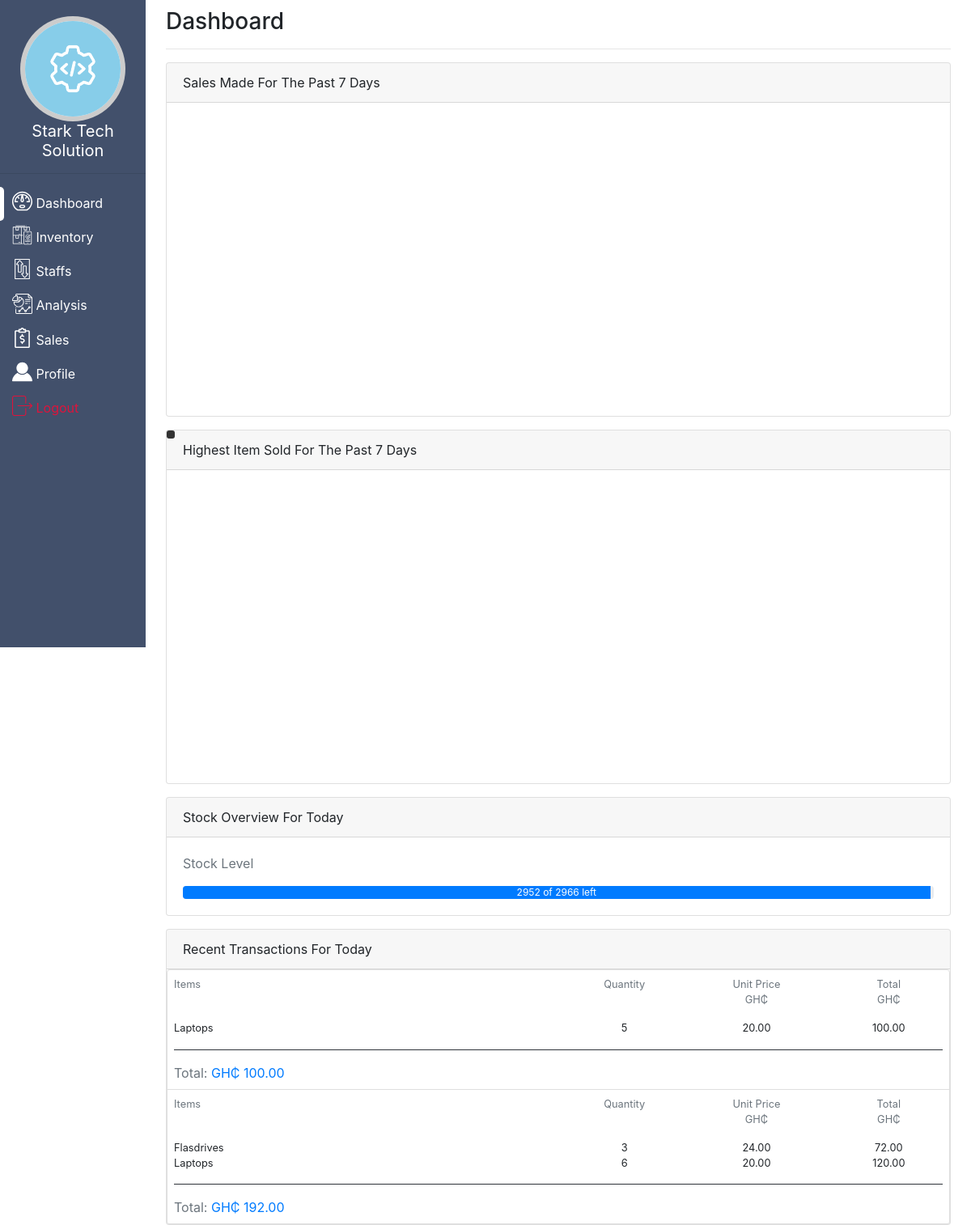
The page /dashboard/ (signed in) on the database its author committed.
### app/models.py (models this page shows, shortened)
class CompanyDetails(models.Model):
    user = models.OneToOneField(User,on_delete = models.CASCADE)
    name = models.CharField(max_length = 100)
    image = models.ImageField(upload_to = 'company_logo',default = "default_company_logo.png")
    mobile1 = models.CharField(max_length = 30)
    mobile2 = models.CharField(max_length = 30, null = True, blank  = True)
    location = models.CharField(max_length = 200)

class Transaction(models.Model):
    company = models.ForeignKey(CompanyDetails,on_delete = models.CASCADE)
    total = models.DecimalField(max_digits = 65,decimal_places = 2)
    date = models.DateField(default = timezone.now)
    class Meta:
        ordering = ['-date']

class TransactionItem(models.Model):
    transaction = models.ForeignKey(Transaction,on_delete = models.CASCADE)
    product_name = models.CharField(max_length = 200)
    product_price = models.DecimalField(decimal_places = 2,max_digits = 1000,default = '0.00')
    product_quantity = models.PositiveIntegerField(default = 1)
    total = models.DecimalField(decimal_places = 2,max_digits = 1000,default = '0.00')

### app/views.py (the view)
# urls.py: path('dashboard/',app_views.IndexView.as_view(),name = 'home'),
class IndexView(generic.View):
    template_name = 'app/dashboard.html'
    @method_decorator(user_passes_test(test_func = lambda x : x.is_superuser))
    @method_decorator(login_required)
    def dispatch(self,request,*args,**kwargs):
        todays_date = date.today()
        transactions = request.user.companydetails.transaction_set.filter(date = todays_date)[:10]
        try:
            utils.reset_data(request.user.companydetails,RevenueAnalysis,StockOverview)
            user_stock = request.user.companydetails.stockoverview
            if user_stock.stock_left() > 0:
                stock = {
                    'width':user_stock.stock_left()/user_stock.stock,
                    'max': user_stock.stock,
                    'text': f"{user_stock.stock_left()} of {user_stock.stock} left",
                    'value': user_stock.stock_left()
                }
            else:
                stock = False
        except StockOverview.DoesNotExist:
            stock = False
        context = {
            'transactions': transactions,
            'stock':stock
        }
        response =  render(request,self.template_name,context)
        return response

### app/models.py (called while the page is built)
    def stock_left(self):
        return self.stock - self.stock_sold

### app/utils.py (called while the page is built)
def reset_data(company,model1,model2):
    try:
        todays_date = date.today()
        rev = model1.objects.get(company = company,date = todays_date)
    except model1.DoesNotExist:
        rev = model1(company = company,date = todays_date)
        rev.save()
        products = company.product_set.all()
        quantity = 0
        for product in products:
            quantity += product.quantity
        try:
            stock_overview = model2.objects.get(company = company)
            stock_overview.stock = quantity
            stock_overview.stock_sold = 0
            stock_overview.save()
        except model2.DoesNotExist:
            stock_overview = model2(company = company,stock = quantity,stock_sold = 0)
            stock_overview.save()

### app/templates/app/dashboard.html (shortened to what this page needs)
{% extends 'app/base.html' %}
{% load static %}
{% block content %}
    <div class="container-fluid">
        <h3>Dashboard</h3><hr/>
        <div class="card">
            <div class="card-header">Sales Made For The Past 7 Days</div>
            <canvas id="chart1" width="100%" height="40%"></canvas>
        </div>
        <div class="card mt-3">
            <div class="card-header">Highest Item Sold For The Past 7 Days</div>
            <canvas id="chart2" width="100%" height="40%"></canvas>
            <div class="chartjs-tooltip text-light" id="tooltip-0" style="transition: all .2s ease-in-out;font-family:sans-serif;font-style: normal;font-size: 12px;padding: 5px;border-radius: 3px; background: rgba(0,0,0,.8);position: absolute;"></div>
        </div>
        <div class = 'card mt-3'>
            <div class="card-header">Stock Overview For Today</div>
            <div class="card-body">
                {% if stock %}
                    <p class="text-muted">Stock Level</p>
                    <div class="progress">
                        <div class="progress-bar" role="progressbar" aria-valuenow = "{{ user.stockoverview.stock_left }}" style="width: calc(({{ stock.width }}) * 100%);" aria-valuemin = '0' aria-valuemax = '{{ stock.max }}'>{{ stock.text}}</div>
                    </div>
                {% else %}
                    <h4 class="text-center text-muted">You Have No Stocks</h4>
                {% endif %}
            </div>
        </div>
        <div class="card mt-3 mb-5">
            <div class="card-header">Recent Transactions For Today</div>
            {% if transactions %}
                <ul class = 'list-group'>
                    {% for transaction in transactions %}
                        <li class="list-group-item p-2">
                            <div class="row">
                                <div class="col-6 col-md-6">
                                    <p class="text-muted small">Items</p>
                                </div>
                                <div class="col-3 col-md-2">
                                    <p class="text-muted small text-center">Quantity</p>
                                </div>
                                <div class="col-3 col-md-2">
                                    <p class="text-muted small text-center">Unit Price<br/>GH&#8373;</p>
                                </div>
                                <div class="col-0 col-md-2">
                                    <p class="text-muted small text-center transaction-total">Total<br/>GH&#8373;</p>
                                </div>
                            </div>
                            {% for item in transaction.transactionitem_set.all %}
                                <div class="row">
                                    <div class="col-6 col-md-6">
                                        <p class="small m-auto">{{item.product_name}}</p>
                                    </div>
                                    <div class="col-3 col-md-2">
                                        <p class=" small text-center m-auto">{{item.product_quantity}}</p>
                                    </div>
                                    <div class="col-3 col-md-2">
                                        <p class=" small text-center m-auto">{{ item.product_price }}</p>
                                    </div>
                                    <div class="col-0 col-md-2">
                                        <p class=" small text-center m-auto transaction-total">{{ item.total }}</p>
                                    </div>
                                </div>
                            {% endfor %}
                            <hr class = 'bg-dark'/>
                            <p class = 'mt-2 mb-0 text-secondary'>Total: <span class = 'text-primary'>GH&#8373; {{transaction.total}}</span></p>
                        </li>
                    {% endfor %}
                </ul>
            {% else%}
                <div class="card-body">
                    <h4 class="text-muted text-center">No Transactions Has Been Made For Today</h4>
                </div>
            {% endif %}
        </div>
    </div>
{% endblock %}

### app/templates/app/base.html (shortened to what this page needs)
{% load static %}
<!DOCTYPE html>
<html lang="en">
<head>
    <link rel="stylesheet" href="{% static 'app\bootstrap.min.css' %}">
</head>
<body>
   <div id="side-menu">
       <img src="{{ user.companydetails.image.url }}" style ='background: white;width: 130px;border-radius: 50%;height: 130px;border: 6px solid rgba(0,0,0,.2);margin-top: 20px' alt="">
       <h5 style="font-weight: 400;">{{ user.companydetails.name }}</h5>
       <hr/>
       <ul>
           <li><a href="{% url 'app:home' %}" id="active">
              <img src="{% static 'app/images/dashboard.svg' %}" style="width: 25px;position: relative;bottom:4px" alt="">
               <span>Dashboard</span>
            </a></li>
           <li><a href="{% url 'app:inventory' %}">
              <img src="{% static 'app/images/inventory.svg' %}" style="width: 25px;position: relative;bottom:4px" alt="">
               <span>Inventory</span>
            </a></li>
            <li><a href="{% url 'app:staffs' %}">
              <img src="{% static 'app/images/transaction.svg' %}" style="width: 25px;position: relative;bottom:4px" alt="">
               <span>Staffs</span>
            </a></li>
           <li><a href="{% url 'app:analysis' %}">
              <img src="{% static 'app/images/analysis.svg' %}" style="width: 25px;position: relative;bottom:4px" alt="">
               <span>Analysis</span>
            </a></li>
           <li><a href="{% url 'app:sales_report' %}">
              <img src="{% static 'app/images/sales.svg' %}" style="width: 25px;position: relative;bottom:4px" alt="">
               <span>Sales</span>
            </a></li>
            <li><a href="{% url 'company:profile' %}">
              <img src="{% static 'app/images/profile.svg' %}" style="width: 25px;position: relative;bottom:4px" alt="">
              <span>Profile</span>
            </a></li>
           <li><a href="{% url 'company:logout' %}">
              <img src="{% static 'app/images/logout.svg' %}" style="width: 25px;position: relative;bottom:4px" alt="">
               <span>Logout</span>
            </a></li>
       </ul>
   </div>
   <div id="main-content">
       {% block content %}
       {% endblock %}
   </div>
</body>
</html>

### app/templates/app/base.html (style rules this page uses)
#side-menu { width: 180px; height: 100vh; position: fixed; top: 0px; left: 0px; background: #42506b; text-align: center; color: white; transition: all .3s ease-in-out; }
#side-menu > ul { margin: auto; padding: 0px; list-style: none; text-align: left; }
#side-menu > ul > li > a { display: block; padding: 8px 15px; color: white; position: relative; }
#side-menu > ul > li:last-child > a { color: crimson; }
#side-menu #active::before { content: ''; display: block; background: white; width: 5px; border-radius: 0px 5px 5px 0px; height: 100%; position: absolute; top: 0px; left: 0px; }
#main-content { width: calc(100% - 200px); height: 300px; position: relative; top: 10px; left: 190px; transition: all 0.3s ease-in-out; }

### rows shown on the page
TransactionItem: product_name "Laptops", product_quantity "5", product_price "20.00", total "100.00"
TransactionItem: product_name "Flasdrives", product_quantity "3", product_price "24.00", total "72.00"
TransactionItem: product_name "Laptops", product_quantity "6", product_price "20.00", total "120.00"

### other values the page prints
{{ user.companydetails.name }} "Stark Tech Solution"
{{ stock.text }} "2952 of 2966 left"
